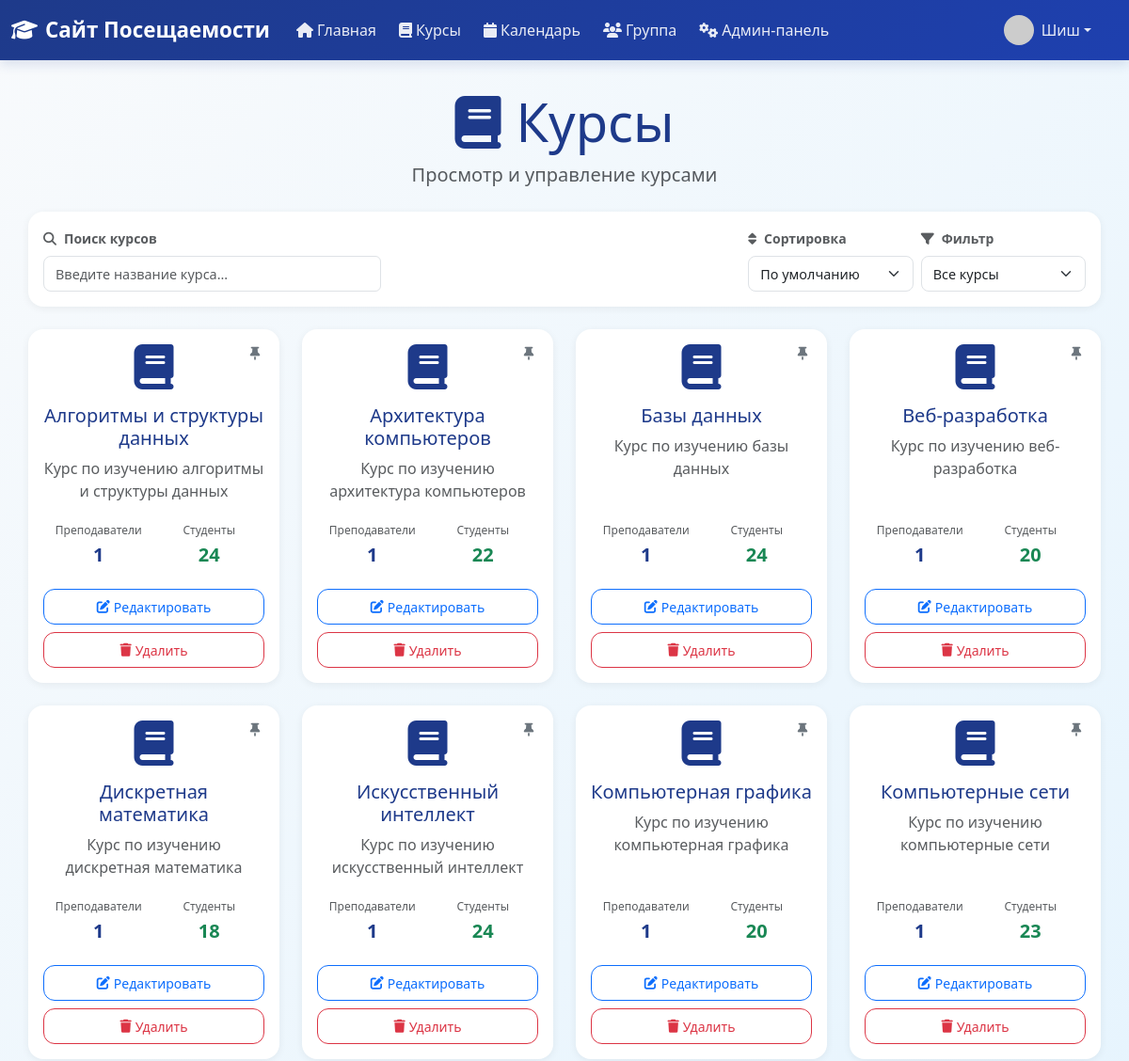
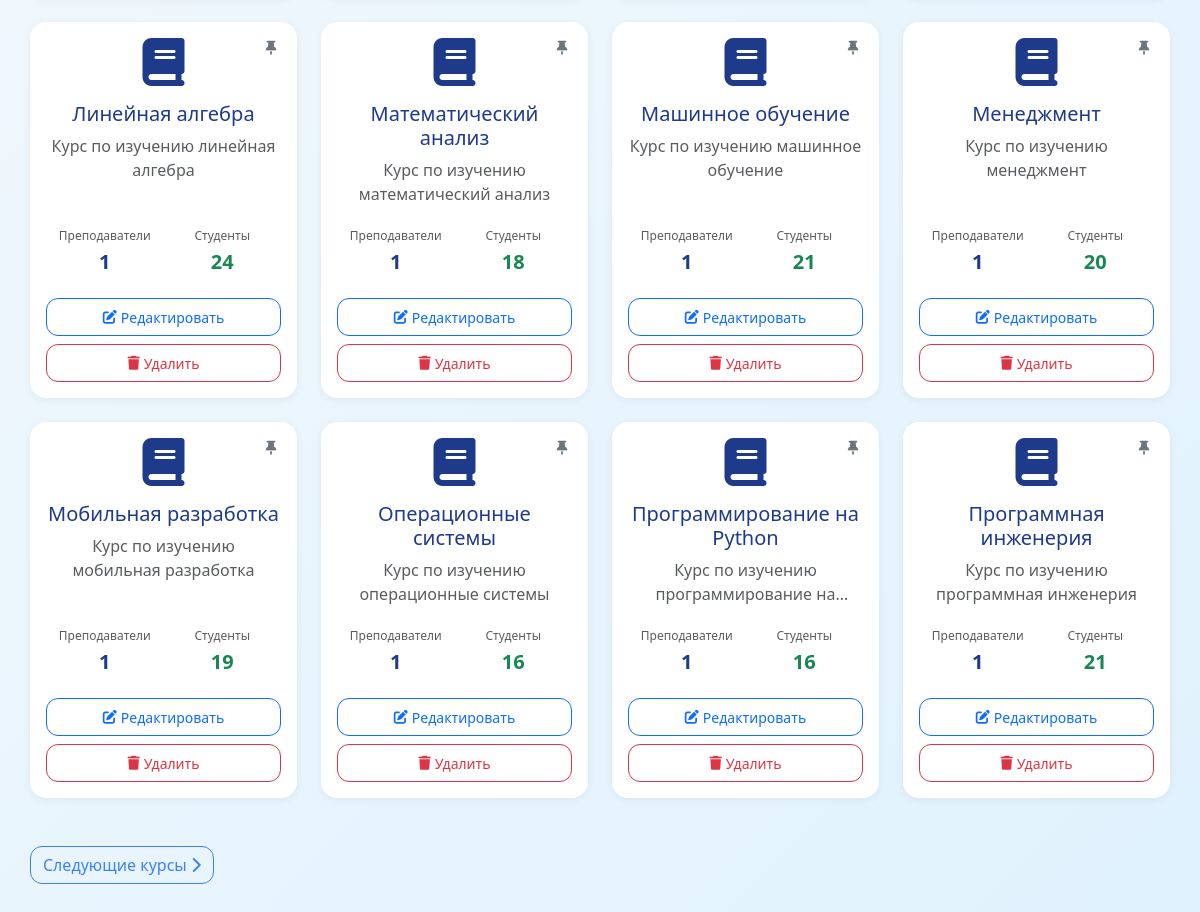
/courses (signed in), run on the app's committed database (2 pictures, top to bottom).
### app/models.py (models this page shows, shortened)
class User(UserMixin, db.Model):
    id: so.Mapped[int] = so.mapped_column(primary_key=True)
    username: so.Mapped[str] = so.mapped_column(sa.String(64), index=True, unique=True)
    email: so.Mapped[str] = so.mapped_column(sa.String(120), index=True, unique=True)
    password_hash: so.Mapped[Optional[str]] = so.mapped_column(sa.String(256))
    role: so.Mapped[str] = so.mapped_column(sa.String(20), default='student')
    about_me: so.Mapped[Optional[str]] = so.mapped_column(sa.String(140))
    last_seen: so.Mapped[Optional[datetime]] = so.mapped_column(default=lambda: datetime.now(timezone.utc))
    sent_messages: so.Mapped[List['Message']] = so.relationship(
        'Message',
        foreign_keys='Message.sender_id',
        back_populates='sender'
    )
    received_messages: so.Mapped[List['Message']] = so.relationship(
        'Message',
        foreign_keys='Message.recipient_id',
        back_populates='recipient'
    )
    teaching_courses: so.Mapped[List['Course']] = so.relationship(
        secondary=teacher_course_association,
        back_populates='teachers',
        collection_class=list
    )
    enrolled_courses: so.Mapped[List['Course']] = so.relationship(
        secondary=student_course_association,
        back_populates='students',
        collection_class=list,
        lazy='joined'
    )
    attendance_records: so.WriteOnlyMapped['AttendanceRecord'] = so.relationship(
        back_populates='student',
        cascade="all, delete-orphan"
    )
    news_posts: so.Mapped[List['News']] = so.relationship(
        back_populates='author',
        cascade="all, delete-orphan"
    )
    def avatar(self, size: int) -> str:
        digest = md5(self.email.lower().encode('utf-8')).hexdigest()
        return f'https://www.gravatar.com/avatar/{digest}?d=identicon&s={size}'

class Course(db.Model):
    id: so.Mapped[int] = so.mapped_column(primary_key=True)
    name: so.Mapped[str] = so.mapped_column(sa.String(100), unique=True, index=True)
    description: so.Mapped[Optional[str]] = so.mapped_column(sa.String(256))
    is_favorite: so.Mapped[bool] = so.mapped_column(default=False)
    teachers: so.Mapped[List['User']] = so.relationship(
        secondary=teacher_course_association,
        back_populates='teaching_courses',
        collection_class=list
    )
    students: so.Mapped[List['User']] = so.relationship(
        secondary=student_course_association,
        back_populates='enrolled_courses',
        collection_class=list,
        lazy='joined'
    )
    attendance_records: so.WriteOnlyMapped['AttendanceRecord'] = so.relationship(
        back_populates='course',
        cascade="all, delete-orphan"
    )

### app/routes.py (the view, shortened to what this page needs)
@app.route('/courses')
@login_required
def courses():
    page = request.args.get('page', 1, type=int)
    search = request.args.get('search', '')
    sort_by = request.args.get('sort_by', 'favorites_first')  # По умолчанию избранные первыми
    filter_favorites = request.args.get('filter_favorites', 'all')
    courses_query = sa.select(Course)
    if filter_favorites == 'favorites':
        courses_query = courses_query.where(Course.is_favorite == True)
    elif filter_favorites == 'not_favorites':
        courses_query = courses_query.where(Course.is_favorite == False)
    if sort_by == 'name':
        courses_query = courses_query.order_by(Course.name)
    elif sort_by == 'name_desc':
        courses_query = courses_query.order_by(Course.name.desc())
    elif sort_by == 'favorites_first':
        courses_query = courses_query.order_by(Course.is_favorite.desc(), Course.name)
    elif sort_by == 'description':
        courses_query = courses_query.order_by(Course.description)
    else:
        courses_query = courses_query.order_by(Course.is_favorite.desc(), Course.name)
    courses_pagination = db.paginate(
        courses_query,
        page=page,
        per_page=16,
        error_out=False
    )
    courses = courses_pagination.items
    next_url = url_for('courses', page=courses_pagination.next_num, search=search, sort_by=sort_by, filter_favorites=filter_favorites) \
        if courses_pagination.has_next else None
    prev_url = url_for('courses', page=courses_pagination.prev_num, search=search, sort_by=sort_by, filter_favorites=filter_favorites) \
        if courses_pagination.has_prev else None
    return render_template('courses.html',
                         title='Курсы',
                         courses=courses,
                         next_url=next_url,
                         prev_url=prev_url,
                         search=search,
                         sort_by=sort_by,
                         filter_favorites=filter_favorites)

### app/models.py (called while the page is built)
@login.user_loader
def load_user(id: int) -> Optional[User]:
    return db.session.get(User, id)

### app/templates/courses.html (shortened to what this page needs)
{% extends "base.html" %}
{% block content %}
<div class="container">
    <div class="text-center mb-4">
        <h1 class="display-4 text-primary">
            <i class="fas fa-book me-3"></i>Курсы
        </h1>
        <p class="lead text-muted">Просмотр и управление курсами</p>
    </div>
    <div class="card border-0 shadow-sm mb-4">
        <div class="card-body py-3">
            <div class="row g-3 align-items-end">
                <div class="col-md-4" style="position: relative;">
                    <label for="liveSearch" class="form-label fw-semibold text-muted mb-2">
                        <i class="fas fa-search me-2"></i>Поиск курсов
                    </label>
                    <div class="search-container position-relative">
                        <div class="input-group input-group-sm">
                            <input type="text" class="form-control rounded-end" id="liveSearch" placeholder="Введите название курса..." autocomplete="off">
                        </div>
                    </div>
                </div>
                <div class="col-md-4">
                    <div class="row g-2">
                        <div class="col-6">
                            <label for="sort_by" class="form-label fw-semibold text-muted mb-2">
                                <i class="fas fa-sort me-2"></i>Сортировка
                            </label>
                            <select class="form-select form-select-sm h-100" name="sort_by" id="sort_by">
                                                        <option value="favorites_first" {% if sort_by == 'favorites_first' %}selected{% endif %}>
                            По умолчанию
                        </option>
                            </select>
                        </div>
                        <div class="col-6">
                            <label for="filter_favorites" class="form-label fw-semibold text-muted mb-2">
                                <i class="fas fa-filter me-2"></i>Фильтр
                            </label>
                            <select class="form-select form-select-sm h-100" name="filter_favorites" id="filter_favorites">
                                <option value="all" {% if filter_favorites == 'all' %}selected{% endif %}>
                                    Все курсы
                                </option>
                            </select>
                        </div>
                    </div>
                </div>
            </div>
        </div>
    </div>
    <div id="coursesContainer" style="position: relative; z-index: 1;">
        {% if courses %}
            <div class="row courses-container">
                {% for course in courses %}
                    <div class="col-md-6 col-lg-4 col-xl-3 mb-4" data-course-id="{{ course.id }}">
                        <div class="card h-100 border-0 shadow-sm course-card position-relative">
                            <button onclick="toggleFavorite({{ course.id }}, this)" class="btn btn-sm btn-outline-secondary border-0 favorite-btn" data-course-id="{{ course.id }}" data-is-favorite="false" title="Добавить в избранное">
                                <i class="fas fa-thumbtack text-secondary"></i>
                            </button>
                            <div class="card-body text-center">
                                <div class="mb-3">
                                    <i class="fas fa-book fa-3x text-primary"></i>
                                </div>
                                <h5 class="card-title text-primary">{{ course.name }}</h5>
                                {% if course.description %}
                                    <p class="card-text text-muted course-description">{{ course.description }}</p>
                                {% endif %}
                                <div class="course-stats">
                                    <div class="row text-center">
                                        <div class="col-6">
                                            <small class="text-muted">Преподаватели</small>
                                            <div class="fw-bold text-primary">{{ course.teachers|length }}</div>
                                        </div>
                                        <div class="col-6">
                                            <small class="text-muted">Студенты</small>
                                            <div class="fw-bold text-success">{{ course.students|length }}</div>
                                        </div>
                                    </div>
                                </div>
                                <div class="d-grid gap-2">
                                    {% if current_user.role == 'admin' %}
                                        <a href="{{ url_for('edit_course', course_id=course.id) }}"
                                           class="btn btn-outline-primary btn-sm action-btn">
                                            <i class="fas fa-edit me-1"></i>Редактировать
                                        </a>
                                        <a href="{{ url_for('delete_course', course_id=course.id) }}"
                                           class="btn btn-outline-danger btn-sm action-btn"
                                           onclick="return confirm('Вы уверены, что хотите удалить этот курс?')">
                                            <i class="fas fa-trash me-1"></i>Удалить
                                        </a>
                                    {% endif %}
                                </div>
                            </div>
                        </div>
                    </div>
                {% endfor %}
            </div>
            {% if next_url or prev_url %}
                <div class="d-flex justify-content-between align-items-center mt-4">
                    {% if next_url %}
                        <a href="{{ next_url }}" class="btn btn-outline-primary">
                            Следующие курсы<i class="fas fa-chevron-right ms-1"></i>
                        </a>
                    {% endif %}
                </div>
            {% endif %}
        {% endif %}
    </div>
</div>
{% endblock %}

### app/templates/base.html (shortened to what this page needs)
<!doctype html>
<html lang="ru">
  <head>
    <link href="https://cdn.jsdelivr.net/npm/bootstrap@5.3.0/dist/css/bootstrap.min.css" rel="stylesheet">
    <link href="https://cdnjs.cloudflare.com/ajax/libs/font-awesome/6.4.0/css/all.min.css" rel="stylesheet">
  </head>
  <body>
    {% if current_user.is_authenticated %}
    <nav class="navbar navbar-expand-lg navbar-dark mb-4">
      <div class="container-fluid">
        <a class="navbar-brand" href="{{ url_for('index') }}">
            <i class="fas fa-graduation-cap me-2"></i>Сайт Посещаемости
        </a>
        <div class="collapse navbar-collapse" id="navbarNav">
          <ul class="navbar-nav me-auto mb-2 mb-lg-0">
            <li class="nav-item">
              <a class="nav-link" href="{{ url_for('index') }}">
                  <i class="fas fa-home me-1"></i>Главная
              </a>
            </li>
                          <li class="nav-item">
                <a class="nav-link" href="{{ url_for('courses') }}">
                    <i class="fas fa-book me-1"></i>Курсы
                </a>
              </li>
              <li class="nav-item">
                <a class="nav-link" href="{{ url_for('calendar') }}">
                    <i class="fas fa-calendar me-1"></i>Календарь
                </a>
              </li>
              <li class="nav-item">
                <a class="nav-link" href="{{ url_for('group') }}">
                    <i class="fas fa-users me-1"></i>Группа
                </a>
              </li>
              {% if current_user.role == 'admin' %}
              <li class="nav-item">
                <a class="nav-link" href="{{ url_for('admin_panel') }}">
                    <i class="fas fa-cogs me-1"></i>Админ-панель
                </a>
              </li>
              {% endif %}
          </ul>
          <ul class="navbar-nav ms-auto">
            <li class="nav-item dropdown">
              <a class="nav-link dropdown-toggle d-flex align-items-center" href="#"
                 id="profileDropdown" role="button" data-bs-toggle="dropdown" aria-expanded="false">
                <img src="{{ current_user.avatar(32) }}" alt="Аватар"
                     class="rounded-circle me-2" style="width: 32px; height: 32px;">
                <span>{{ current_user.username }}</span>
              </a>
            </li>
          </ul>
        </div>
      </div>
    </nav>
    {% endif %}
    <div class="container">
        {% block content %}{% endblock %}
    </div>
  </body>
</html>

### app/templates/base.html (style rules this page uses)
:root { --primary-blue: #1e3a8a; --secondary-blue: #3b82f6; --light-blue: #dbeafe; --accent-blue: #60a5fa; --dark-blue: #1e40af; }
body { background: linear-gradient(135deg, #f8fafc 0%, #e0f2fe 100%); min-height: 100vh; font-family: 'Segoe UI', Tahoma, Geneva, Verdana, sans-serif; }
.navbar { background: linear-gradient(135deg, var(--primary-blue) 0%, var(--dark-blue) 100%) !important; box-shadow: 0 4px 12px rgba(30, 58, 138, 0.15); }
.navbar-brand { color: white !important; font-weight: 600; font-size: 1.4rem; }
.nav-link { color: rgba(255, 255, 255, 0.9) !important; transition: all 0.3s ease; border-radius: 8px; margin: 0 4px; }
.btn-outline-danger { border-color: #ef4444; color: #ef4444; transition: all 0.3s ease; }
.container { background: transparent; border-radius: 0; box-shadow: none; padding: 0; margin-top: 2rem; margin-bottom: 2rem; }
h1, h2, h3 { color: var(--primary-blue); font-weight: 600; }
.card { border: none; border-radius: 16px; box-shadow: 0 4px 20px rgba(0, 0, 0, 0.08); transition: transform 0.3s ease, box-shadow 0.3s ease; }
.form-control { border-radius: 12px; border: 2px solid #e5e7eb; transition: all 0.3s ease; }
.btn { border-radius: 12px; font-weight: 500; transition: all 0.3s ease; }
.form-select { border-radius: 12px; border: 2px solid #e5e7eb; transition: all 0.3s ease; }
.form-label { font-weight: 500; color: var(--primary-blue); margin-bottom: 0.5rem; }
.text-primary { color: var(--primary-blue) !important; }
.btn-outline-primary { border-color: var(--secondary-blue); color: var(--secondary-blue); transition: all 0.3s ease; }
.fas, .far, .fab { transition: transform 0.3s ease; }
.shadow-sm { box-shadow: 0 2px 8px rgba(0, 0, 0, 0.06) !important; }
.nav-item.dropdown { position: relative; margin-right: 1rem; }
.nav-item.dropdown .dropdown-toggle { white-space: nowrap; overflow: hidden; text-overflow: ellipsis; max-width: 200px; }

### data on the page
User: username "Шиш"
Course: name "Программирование на Python", description "Курс по изучению программирование…", teachers|length "1", students|length "16"
Course: name "Алгоритмы и структуры данных", description "Курс по изучению алгоритмы и структуры данных", teachers|length "1", students|length "24"
Course: name "Архитектура компьютеров", description "Курс по изучению архитектура компьютеров", teachers|length "1", students|length "22"
Course: name "Базы данных", description "Курс по изучению базы данных", teachers|length "1", students|length "24"
Course: name "Веб-разработка", description "Курс по изучению веб-разработка", teachers|length "1", students|length "20"
Course: name "Дискретная математика", description "Курс по изучению дискретная математика", teachers|length "1", students|length "18"
Course: name "Искусственный интеллект", description "Курс по изучению искусственный интеллект", teachers|length "1", students|length "24"
Course: name "Компьютерная графика", description "Курс по изучению компьютерная графика", teachers|length "1", students|length "20"
Course: name "Компьютерные сети", description "Курс по изучению компьютерные сети", teachers|length "1", students|length "23"
Course: name "Линейная алгебра", description "Курс по изучению линейная алгебра", teachers|length "1", students|length "24"
Course: name "Математический анализ", description "Курс по изучению математический анализ", teachers|length "1", students|length "18"
Course: name "Машинное обучение", description "Курс по изучению машинное обучение", teachers|length "1", students|length "21"
Course: name "Менеджмент", description "Курс по изучению менеджмент", teachers|length "1", students|length "20"
Course: name "Мобильная разработка", description "Курс по изучению мобильная разработка", teachers|length "1", students|length "19"
Course: name "Операционные системы", description "Курс по изучению операционные системы", teachers|length "1", students|length "16"
Course: name "Программная инженерия", description "Курс по изучению программная инженерия", teachers|length "1", students|length "21"
